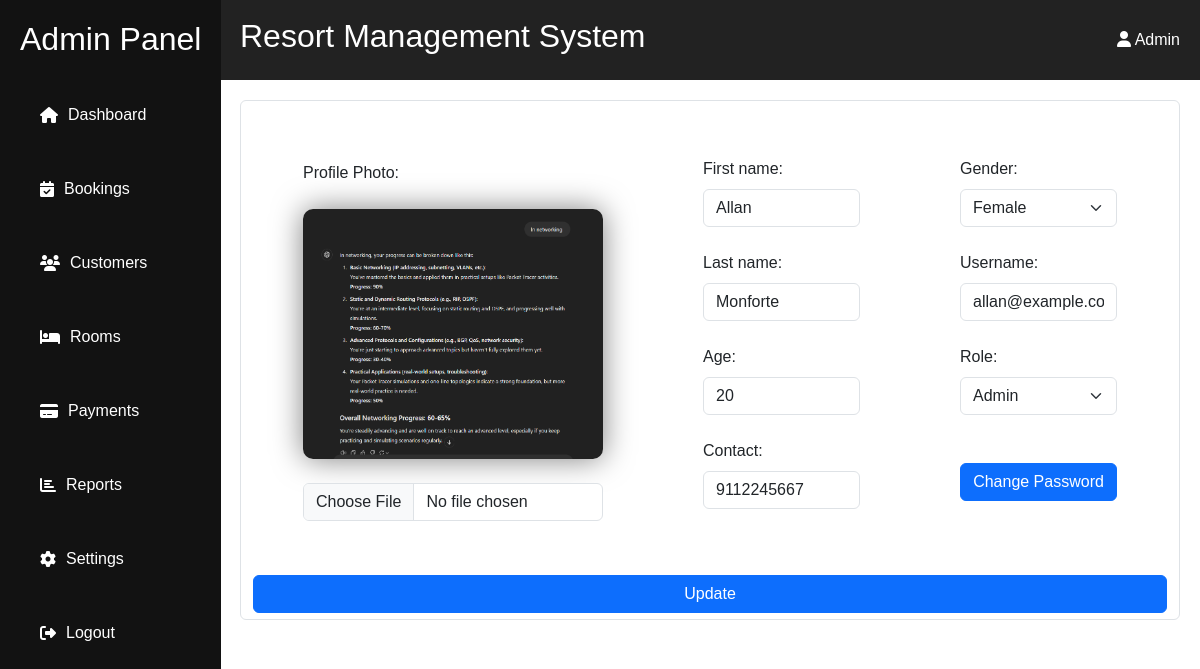
Before: /admin/customer/edit.php?id=10 with the older database file.
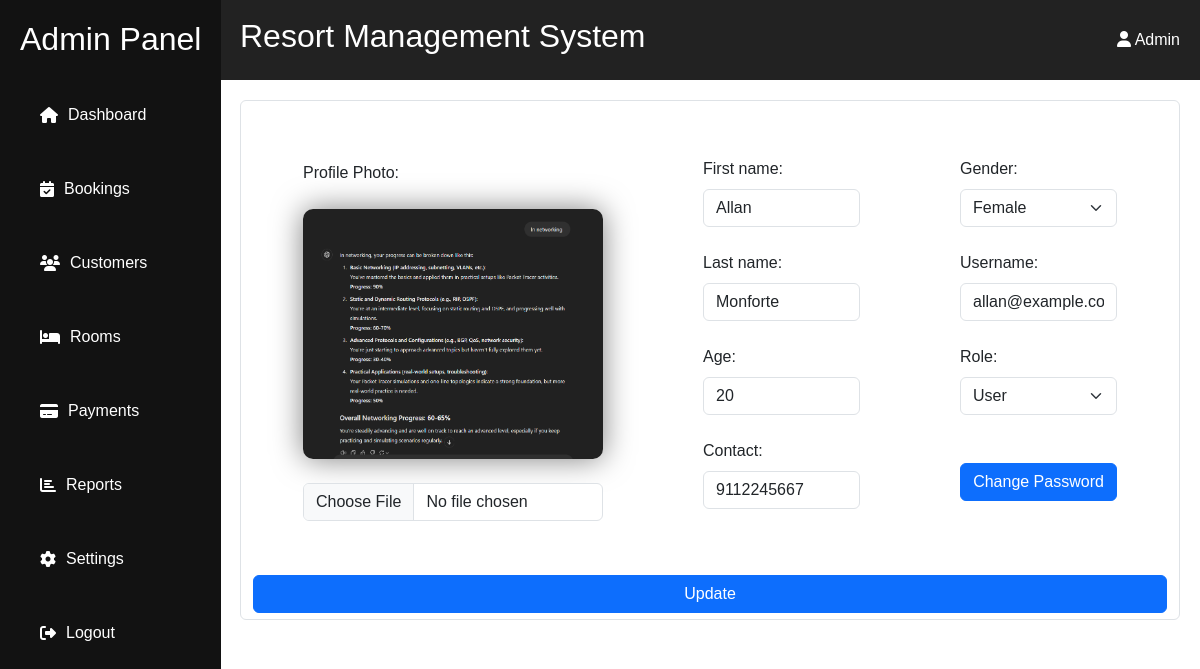
After: the same page with the newer database file.
### tables this page shows
CREATE TABLE IF NOT EXISTS `account` (
  `account_id` int(11) NOT NULL AUTO_INCREMENT,
  `username` varchar(50) NOT NULL,
  `password` varchar(50) NOT NULL,
  `role` enum('user','admin') NOT NULL,
  `status` enum('activate','deactivate') NOT NULL,
  `created_at` timestamp NOT NULL DEFAULT current_timestamp(),
  `updated_at` timestamp NULL DEFAULT NULL,
  PRIMARY KEY (`account_id`)
);

### admin/customer/edit.php (the view, shortened to what this page needs)
<?php
include('../../resources/database/config.php');
$id=$_GET['id'];
$sql1="SELECT * FROM user INNER JOIN account using(account_id) WHERE account_id=$id";
$result=mysqli_query($conn,$sql1);
$row=mysqli_fetch_assoc($result);
?>
<div class="content">
    <form action="update.php" method="post" enctype="multipart/form-data" class="form-control">
        <div class="con1">
            <div class="div3">
                <label for="">Profile Photo:</label>
                <br>
                <img src="../../resources/assets/images/<?php echo $row['profile_img']?>" alt="../../resources/assets/images/<?php echo $row['profile_img']?>" >
                <br>
                <input type="file" name="file" class="form-control">
            </div>
            <div class="div1">
                <div class="firstname">
                    <label for="" class="form-label">First name:</label>
                    <input type="text" name="fname" class="form-control" value="<?php echo $row['fname'] ?>" required>
                </div>
                <br>
                <div class="lastname">
                    <label for="" class="form-label">Last name:</label>
                    <input type="text" name="lname" class="form-control" value="<?php echo $row['lname'] ?>" required>
                </div>
                <br>
                <div class="age">
                    <label for="" class="form-label">Age:</label>
                    <input type="text" name="age" class="form-control" value="<?php echo $row['age'] ?>" required>
                </div>
                <br>
                <div class="contact">
                    <label for="" class="form-label">Contact:</label>
                    <input type="text" class="form-control" name="contact" value="<?php echo $row['contact'] ?>">
                </div>
            </div>
            <div class="div2">
                <div class="gender">
                    <label for="" class="form-label">Gender:</label>
                <select name="gender" class="form-select">
                        <option value="female" <?php echo ($row['gender']=='female' ? 'selected' : '') ?>>Female</option>
                    </select>
                </div>
                <br>
                <div class="username">
                    <label for="" class="form-label">Username:</label>
                    <input type="text" class="form-control" name="username" value="<?php echo $row['username'] ?>" required>
            </div>
                <br>
                <div class="role">
                    <label for="" class="form-label">Role:</label>
                    <select name="role" class="form-select">
                        <option value="admin" <?php echo ($row['role']=='admin' ? 'selected' : '') ?>>Admin</option>
                        <option value="user"  <?php echo ($row['role']=='user' ? 'selected' : '') ?>>User</option>
                    </select>
                </div>
                <br>
                <br>
            <div class="password" style="width:100%;" >
                <button class="btn btn-primary" type="button" onclick="openPopup()">Change Password</button>
            </div>
                <br>
            </div>
        </div>
        <div class="con2">
            <input type="submit" name="update" class="btn btn-primary" value="Update">
        </div>
    </form>
</div>

Changed rows visible on the page:
changed account: role "Admin" → "User"
